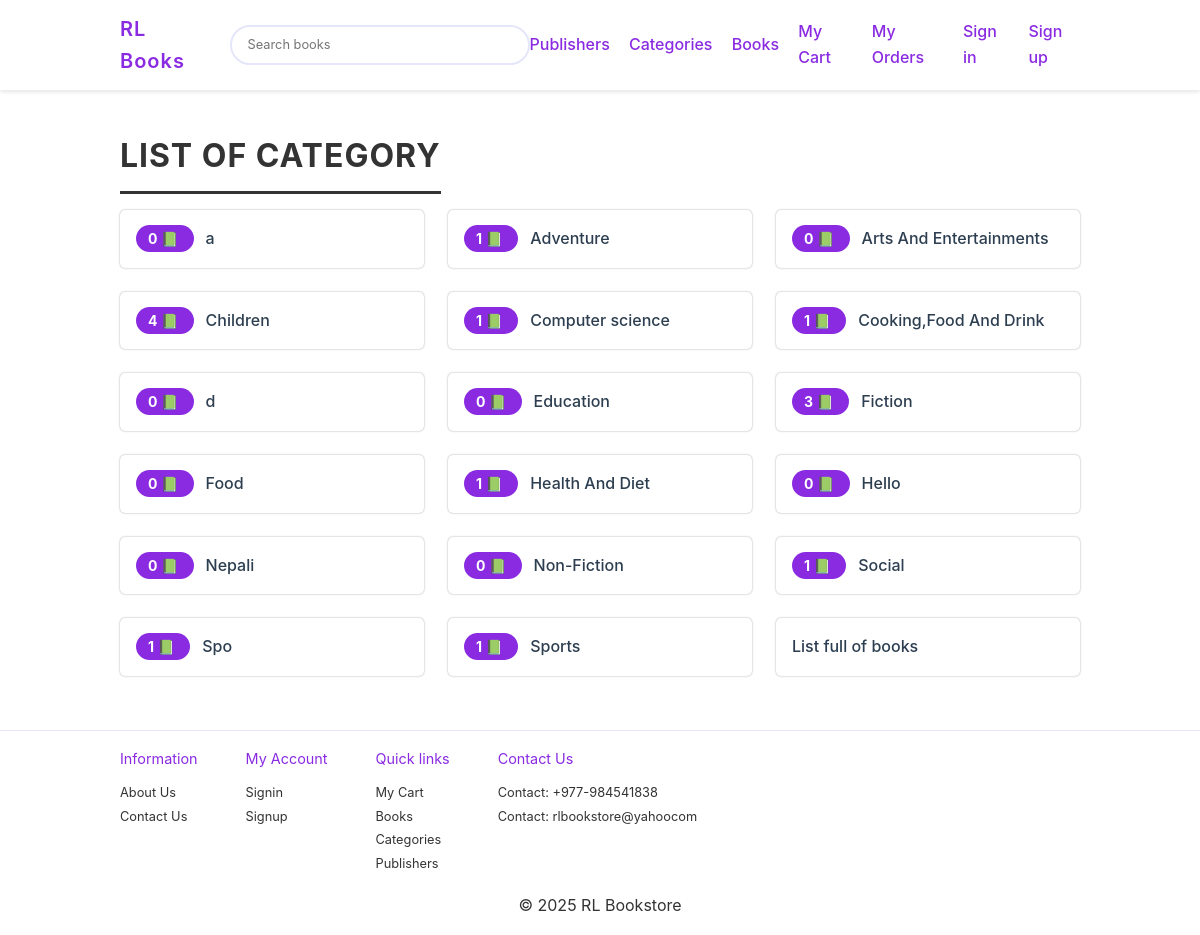
Page /category_list.php on the committed database.
### tables this page shows
CREATE TABLE `category` (
  `categoryid` int(10) NOT NULL,
  `category_name` varchar(60) NOT NULL
);

### category_list.php (the view, shortened to what this page needs)
<?php
$conn = db_connect();
$query = "SELECT * FROM category ORDER BY category_name";
$result = mysqli_query($conn, $query);
require "./template/header.php";
?>
<div class="category-section">
	<h2>List of Category</h2>
	<ul>
		<?php
		while ($row = mysqli_fetch_assoc($result)) {
			$count = 0;
			$query = "SELECT categoryid FROM books";
			$result2 = mysqli_query($conn, $query);
			while ($pubInBook = mysqli_fetch_assoc($result2)) {
				if ($pubInBook['categoryid'] == $row['categoryid']) {
					$count++;
				}
			}
			?>
			<li>
				<span class="no-of-book"><?php echo $count; ?> 📗 </span>
				<a href="bookPerCat.php?catid=<?php echo $row['categoryid']; ?>"><?php echo $row['category_name']; ?></a>
			</li>
		<?php } ?>
		<li>
			<a href="books.php">List full of books</a>
		</li>
	</ul>
</div>
<?php
require "./template/footer.php";
?>

### rows in the picture
category: count "0", category_name "a"
category: count "1", category_name "Adventure"
category: count "0", category_name "Arts And Entertainments"
category: count "4", category_name "Children"
category: count "1", category_name "Computer science"
category: count "1", category_name "Cooking,Food And Drink"
category: count "0", category_name "d"
category: count "0", category_name "Education"
category: count "3", category_name "Fiction"
category: count "0", category_name "Food"
category: count "1", category_name "Health And Diet"
category: count "0", category_name "Hello"
category: count "0", category_name "Nepali"
category: count "0", category_name "Non-Fiction"
category: count "1", category_name "Social"
category: count "1", category_name "Spo"
category: count "1", category_name "Sports"
